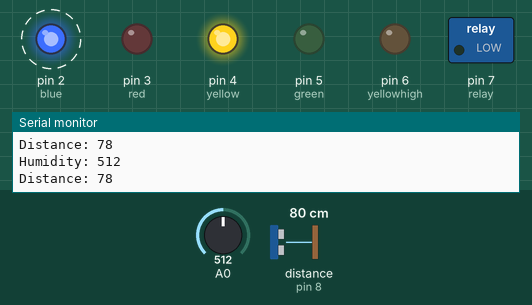
This sketch was run on a simulated Arduino Uno, built with avr-gcc and run on an emulated ATmega328P. Parts: switched loads named in the sketch (green lamp = pin HIGH), output pins drawn as LEDs (lit = HIGH), the last lines printed to the serial monitor. Wiring (inferred from the names in the program): ultrasonic range finder: trigger pin 9; echo pin 8. Dashed ring = blinking. Inputs (shaded band) come from the test bench; at power-on: distance to the obstacle (sensor on pin 8) 80 cm, A0 = 512. The echo pulse lasts 58.3 µs per cm; pins used as bus, display or sensor lines are not drawn.

Above: at 4.2 s.
4.3 s: distance to the obstacle (sensor on pin 8) set to 2 cm
At 6.8 s:
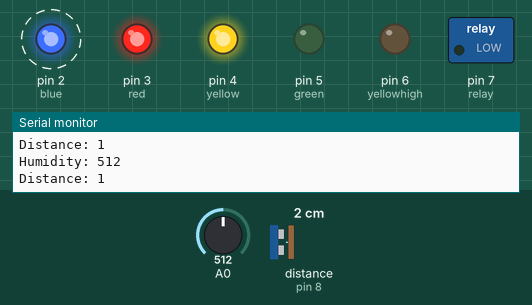
8.3 s: A0 set to 483
At 9.7 s:
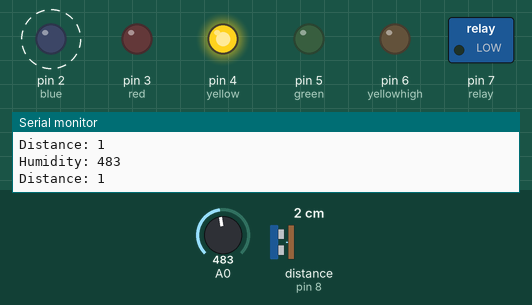
12.3 s: A0 set to 393
14.5 s: A0 set to 365
At 16.5 s:
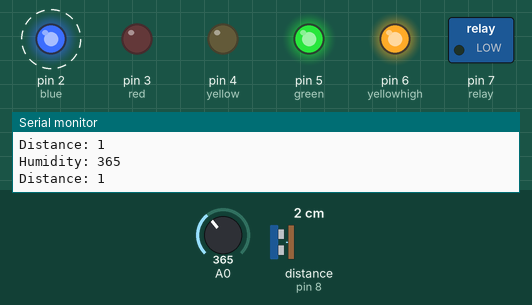
18.5 s: distance to the obstacle (sensor on pin 8) set to 13 cm
20.5 s: distance to the obstacle (sensor on pin 8) set to 16 cm
At 21.8 s:
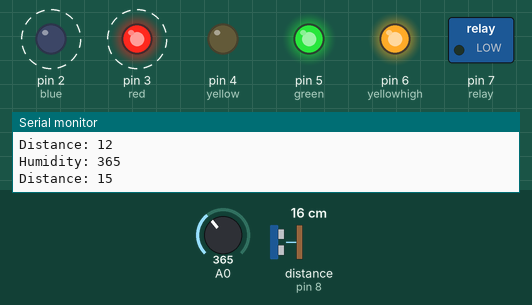
Timing chart, 0 to 25.5 s (numbered marks = the images above; inputs shaded):
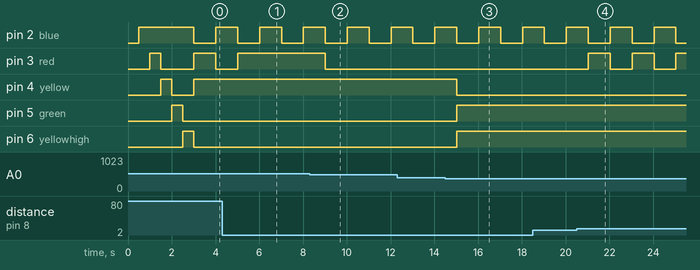

Measured:
- the behaviour switches between 501 and 500 on A0 (found by bisection; images 1 and 2)
- the behaviour switches between 376 and 375 on A0 (found by bisection; images 2 and 3)
- the behaviour switches between 14 and 15 cm on distance to the obstacle (sensor on pin 8) (found by bisection; images 3 and 4)
- after the input at 4.3 s, pin 3 (red): goes on until 5.0 s, then stays HIGH
- after the input at 8.3 s, pin 3 (red): HIGH → LOW after 0.72 s
- after the input at 14.5 s, pin 4 (yellow): HIGH → LOW after 0.53 s; pin 5 (green), pin 6 (yellowhigh): LOW → HIGH after 0.53 s
- after the input at 20.5 s, pin 3 (red): alternates HIGH for 1.0 s and LOW for 1.0 s, starting after 0.53 s
- by itself, pin 2 (blue): alternates HIGH for 1.0 s and LOW for 1.0 s

The sketch:

humidity_sensors_and_leds.ino
```cpp
#define blue 2
#define red 3
#define yellow 4
#define yellowhigh 6
#define green 5

#define low 250
#define high 500
#define med high-((high-low)/2)
#define medrangehigh med+(((high-med)/100)*50)
#define medrangelow med-(((med-low)/100)*50)


#define relay 7
#define pumpWait 600
int wait = pumpWait;
#define pumpTime 1000

#define trigPin 9
#define echoPin 8
bool blinkred = false;
#define maxdistance 13

void setup() {

  // initialize serial communication at 9600 bits per second:
  Serial.begin(9600);
  pinMode(blue, OUTPUT);
  pinMode(red, OUTPUT);
  pinMode(yellow, OUTPUT);
  pinMode(green, OUTPUT);
  pinMode(yellowhigh, OUTPUT);

  pinMode(relay, OUTPUT);

  pinMode(trigPin, OUTPUT);
  pinMode(echoPin, INPUT);

  digitalWrite(relay, LOW);

  digitalWrite(trigPin, LOW);

  digitalWrite(blue, LOW);
  setLeds(false, false, false, false);
  delay(500);
  digitalWrite(blue, HIGH);
  delay(500);
  digitalWrite(red, HIGH);
  setLeds(true, false, false, false);
  delay(500);
  setLeds(false, false, true, false);
  delay(500);
  setLeds(false, true, false, false);
  delay(500);
  setLeds(false, false, false, true);
  delay(500);
  setLeds(false, false, false, false);
}

void setLed(int color, bool mode) {
  switch (mode) {
    case false:
      digitalWrite(color, LOW);
      break;
    default:
      digitalWrite(color, HIGH);
      break;
  }
}

void invertLed(int color) {
  if (digitalRead(color) == HIGH) {
    digitalWrite(color, LOW);
  } else {
    digitalWrite(color, HIGH);
  }
}

void setLeds(bool redm, bool greenm, bool yellowm, bool yellowhighm) {
  if (blinkred) {
    invertLed(red);
  } else {
    setLed(red, redm);
  }
  setLed(green, greenm);
  setLed(yellow, yellowm);
  setLed(yellowhigh, yellowhighm);
}

void pumpIt() {
  if (wait != 0) {
    wait = wait - 1;
    return;
  }
  if (blinkred) {
    return;
  }
  wait = pumpWait;
  Serial.println("pumpin");
  digitalWrite(relay, HIGH);
  delay(500);
  digitalWrite(relay, LOW);
}

long measure_distance() {
  long duration, distance;
  digitalWrite(trigPin, LOW);
  delayMicroseconds(5);

  digitalWrite(trigPin, HIGH);
  delayMicroseconds(10);
  digitalWrite(trigPin, LOW);

  return pulseIn(echoPin, HIGH)*0.034/2;
}

// the loop routine runs over and over again forever:
void loop() {
  // read the input on analog pin 0:
  int sensorValue = analogRead(A0);
  // print out the value you read:
  Serial.print("Humidity: ");
  Serial.println(sensorValue);
  long distance = measure_distance();
  Serial.print("Distance: ");
  Serial.println(distance);
  if (distance > maxdistance) {
    blinkred = true;
  } else {
    blinkred = false;
  }

  if (sensorValue > med) {
    if (sensorValue > high) {
      setLeds(true, false, true, false);
      pumpIt();
    } else {
      if (sensorValue > medrangehigh) {
        setLeds(false, false, true, false);
        pumpIt();
      } else {
        setLeds(false, true, true, false);
      }
    }
  } else {
    if (sensorValue < low) {
      setLeds(true, false, false, true);
    } else {
      if (sensorValue < medrangelow) {
        setLeds(false, false, false, true);
      } else {
        setLeds(false, true, false, true);
      }
    }
  }
  invertLed(blue);
  delay(1000);        // delay in between reads for stability
}
```
